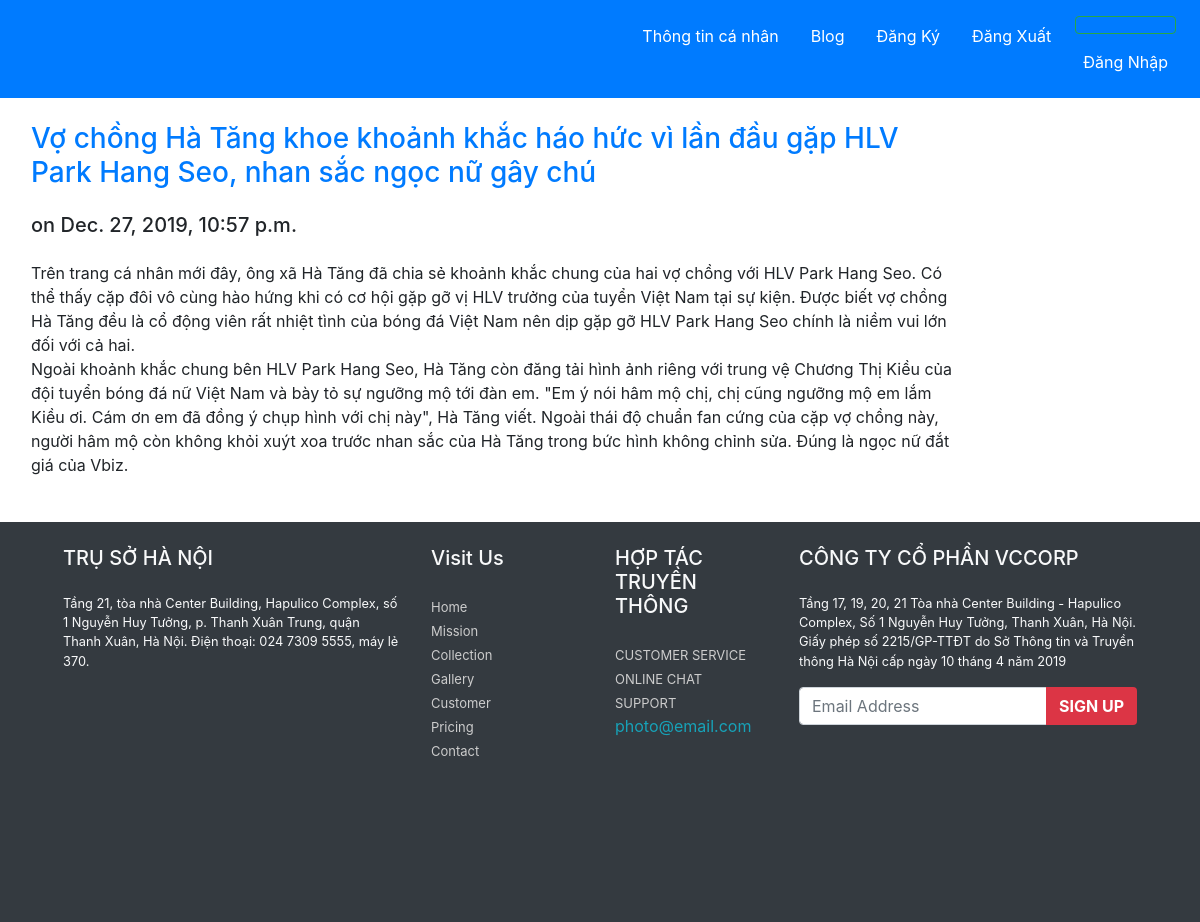
Before: /blog/1/ with the older database file.
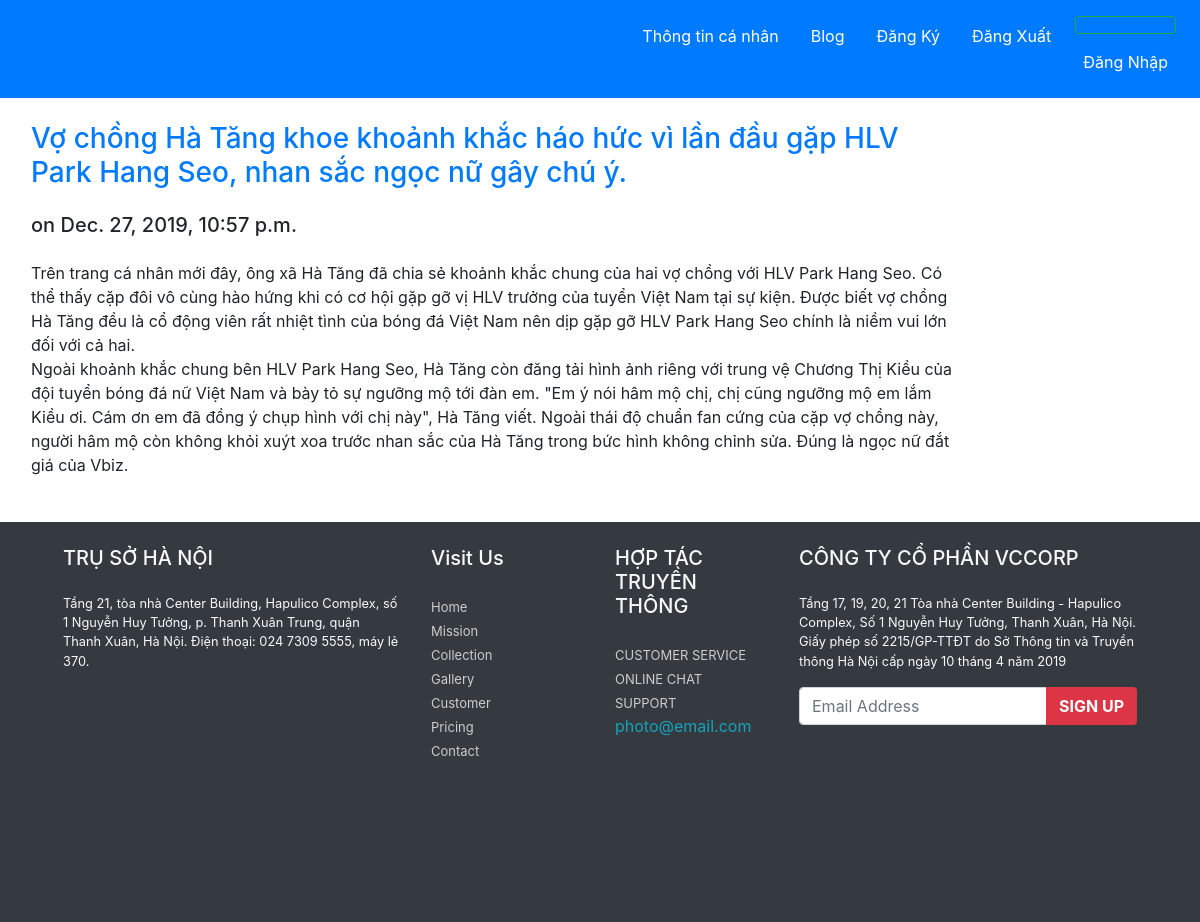
After: the same page with the newer database file.
### blog/models.py (models this page shows, shortened)
class Post(models.Model):
    title = models.CharField(max_length=200)
    body = models.TextField()
    date = models.DateTimeField(auto_now_add=True)

### blog/views.py (the view)
# urls.py: path('<int:id>/', views.post, name='post'),
def post(request, id):
    post = Post.objects.get(id=id)
    return render(request, 'blog/post.html', {'post': post})

### blog/templates/blog/post.html (shortened to what this page needs)
{% extends "pages/base.html" %}
{% block content %}
<h3 class="my-4 mx-3"><a href='{% url 'post' post.id %}'>{{post.title}}</a></h3>
<h5 class="my-4 mx-3">on {{post.date}}</h5>
<div class="my-4 mx-3">{{post.body|safe|linebreaks}}</div>
{% endblock  %}

Changed rows visible on the page:
changed Post: title "Vợ chồng Hà Tăng khoe khoảnh khắc háo hức vì lần đầu gặp HLV Park Hang Seo, nhan sắc ngọc nữ gây chú" → "Vợ chồng Hà Tăng khoe khoảnh khắc háo hức vì lần đầu gặp HLV Park Hang Seo, nhan sắc ngọc nữ gây chú ý."
